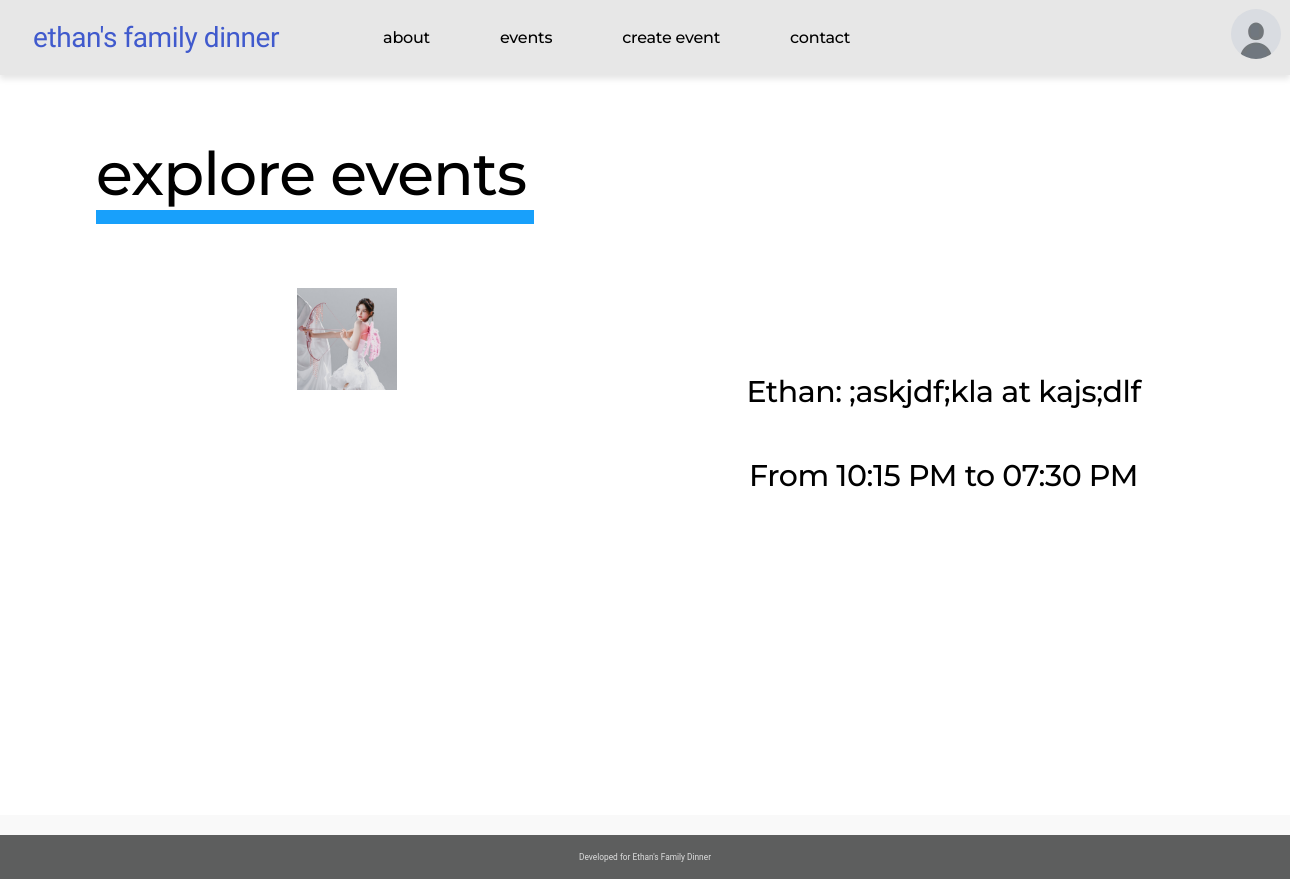
The page /events (signed in) on the database its author committed.
### famdinner/model.py (models this page shows)
class Event(db.Model):
    id: Mapped[int] = mapped_column(primary_key=True)
    title: Mapped[str] = mapped_column(String(128), nullable=False)
    location: Mapped[str] = mapped_column(String(256), nullable=False)
    start_date: Mapped[datetime.datetime] = mapped_column(DateTime, nullable=False)
    end_date: Mapped[datetime.datetime] = mapped_column(DateTime, nullable=False)
    organizer_id: Mapped[int] = mapped_column(ForeignKey("user.id"), nullable=False)
    organizer: Mapped["User"] = relationship(back_populates="events")

class User(flask_login.UserMixin, db.Model):
    id: Mapped[int] = mapped_column(primary_key=True)
    email: Mapped[str] = mapped_column(String(128), unique=True)
    name: Mapped[str] = mapped_column(String(64))
    password: Mapped[str] = mapped_column(String(256))
    mailing_list: Mapped[bool] = mapped_column(Boolean, default=False)
    photo_id: Mapped[Optional[int]] = mapped_column(ForeignKey("photo.id"))
    photo: Mapped[Optional["Photo"]] = relationship(back_populates="user")
    admin: Mapped[bool] = mapped_column(Boolean, default=False)
    events: Mapped[List["Event"]] = relationship(
        back_populates="organizer",
        cascade="all, delete-orphan"
    )

### famdinner/main.py (the view)
@bp.route("/events")
@flask_login.login_required
def events():
    user = flask_login.current_user
    events = model.Event.query.filter(
        model.Event.organizer_id != user.id,
        model.Event.end_date > datetime.now(dateutil.tz.tzlocal())
    ).all()
    return render_template("eventview/eventview.html", events=events)

### famdinner/__init__.py (called while the page is built)
def create_app(test_config=None):
    app = Flask(__name__)
    app.config["SECRET_KEY"] = "93220d9b340cf9a6c39bac99cce7daf220167498f91fa"
    app.config[
        "SQLALCHEMY_DATABASE_URI"
    ] = "sqlite:///famdinner.db"
    db.init_app(app)
    login_manager = LoginManager()
    login_manager.login_view = 'auth.login'
    login_manager.init_app(app)
    from . import model
    @login_manager.user_loader
    def load_user(user_id):
        return db.session.get(model.User, int(user_id))
    from . import main
    from . import auth
    from . import admin
    app.register_blueprint(main.bp)
    app.register_blueprint(auth.bp)
    app.register_blueprint(admin.bp)
    return app

### famdinner/templates/eventview/eventview.html (shortened to what this page needs)
<!doctype html>
<html lang="en">
  <head>
  </head>
  <body>
    {% extends 'base.html' %}
    {% block content %}
    <div class="container">
      <main class="main-content">
        <div class="section-headers">
          <div class="section-left">
            <div class="section-header-container">
              <h2 class="section-title">explore events</h2>
              <div class="blue-underline"></div>
            </div>
          </div>
        </div>
        <div class="events-container">
          {% for event in events %}
          <div class="event-row">
              <div class="event-image-container">
                {% if event.organizer.photo %}
                <div class="user-icon">
                    <img src="{{ url_for('static', filename='images/photo-' ~ event.organizer.photo.id ~ '.' ~ event.organizer.photo.file_extension) }}" alt="Profile photo" width="100">
                </div>
                {% else %}
                <div class="user-icon">
                    <img src="{{ url_for('static', filename='images/default.jpg') }}" alt="Default profile photo" width="100">
                </div>
                {% endif %}
            </div>
            <div class="event-content">
                <p class="hero-title">{{ event.organizer.name }}: {{ event.title }} at {{ event.location }}</p>
                <p class="hero-hours">From {{ event.start_date.strftime('%I:%M %p') }} to {{ event.end_date.strftime('%I:%M %p') }}</p>
            </div>
        </div>
                {% endfor %}
        </div>
      </main>
    </div>
    {% endblock %}

### famdinner/static/styles.css (style rules this page uses)
* { margin: 0; padding: 0; box-sizing: border-box; }
body { font-family: 'Roboto', Arial, sans-serif; background-color: #f9f9f9; color: #333; margin: 20px; margin-top: 120px; align-items: center; justify-content: center; min-height: 100vh; text-align: center; }
p { font-size: 15px; color: #555; margin-bottom: 30px; }
body { margin: 0; padding: 0; }
.hero-title { color: rgba(0, 0, 0, 1); font-size: 30px; font-family: Montserrat, -apple-system, Roboto, Helvetica, sans-serif; font-weight: 500; letter-spacing: -0.45px; text-align: center; margin: 92px 0 0 0; }
.hero-hours { color: rgba(0, 0, 0, 1); font-size: 30px; font-family: Montserrat, -apple-system, Roboto, Helvetica, sans-serif; font-weight: 500; letter-spacing: -0.45px; text-align: center; margin: 60px 0 0 0; }
.events-container { gap: 20px; display: flex; }
.event-content { display: flex; flex-grow: 1; flex-direction: column; align-items: stretch; font-family: Montserrat, -apple-system, Roboto, Helvetica, sans-serif; font-size: 30px; color: rgba(0, 0, 0, 1); font-weight: 500; text-align: center; letter-spacing: -0.45px; }

### famdinner/templates/eventview/eventview.html (style rules this page uses)
* { margin: 0; padding: 0; box-sizing: border-box; }
body { font-family: ui-sans-serif, system-ui, sans-serif, "Apple Color Emoji", "Segoe UI Emoji", "Segoe UI Symbol", "Noto Color Emoji"; font-size: 16px; font-weight: 400; line-height: 24px; color: rgb(2, 8, 23); background-color: rgb(255, 255, 255); }
.container { background-color: rgb(255, 255, 255); min-height: 100vh; }
.main-content { padding: 64px 96px; }
.section-headers { display: flex; gap: 0px; margin-bottom: 64px; }
.section-left { flex-basis: 0%; flex-grow: 1; }
.section-header-container { position: relative; }
.section-title { text-align: left; color: rgb(0, 0, 0); font-family: Montserrat, system-ui, sans-serif; font-size: 60px; font-weight: 500; letter-spacing: -0.9px; line-height: 40px; }
.blue-underline { background-color: rgb(24, 160, 251); height: 14px; margin-top: 16px; width: 438px; }
.events-container { display: flex; flex-direction: column; }
.event-row { display: flex; gap: 64px; margin-bottom: 80px; }
.event-row:last-child { margin-bottom: 0; }
.event-image-container { flex-basis: 0%; flex-grow: 1; }
.event-content { flex-basis: 0%; flex-grow: 1; padding-left: 32px; }

### rows shown on the page
Event: organizer.name "Ethan", title ";askjdf;kla", location "kajs;dlf", start_date "10:15 PM", end_date "07:30 PM"
